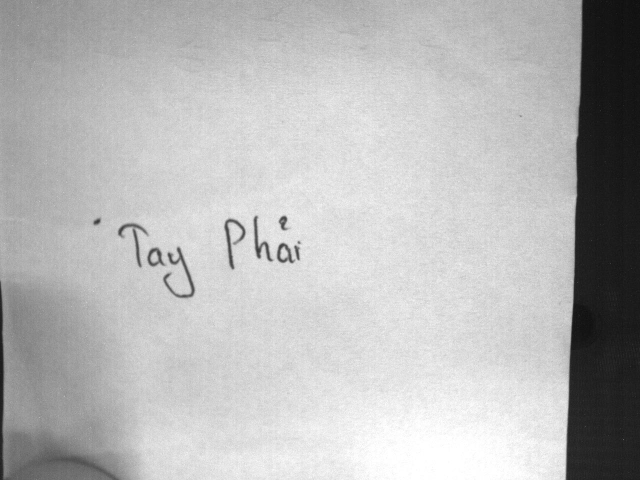
#> input picture data_7_12_light_6/Image00008.JPG, 1280 x 960 px, found by its file name (shown at 1/2 size)
$ jupyter execute --allow-errors predict_data_01_12.ipynb
#> lines starting #> are read from the running program, lines starting #| are printed output that depends on the picture; after the words box and inside, x2 and y2 are one past the last pixel; in counts of white or black regions, pixels touching at a corner belong together
[cell 1]
#nhập luôn giá trị char_list = 140
import os
import json

current_directory_path = 'e:/Yumi/img_pro/vietnamese-handwriting-recognition-ocr-main'
TRAIN_JSON = os.path.join(str(current_directory_path), "labels.json")

# open these label jsons files
#> (the rest of this cell did not finish here and is left out)

[cell 2]
import os
import json

[cell 3]
(min_height, max_height, min_width, max_width) = (94, 376, 955, 2694)

[cell 4]
TIME_STEPS = 240
max_label_len = TIME_STEPS

[cell 5]
from tensorflow.keras.layers import Dense, LSTM, Reshape, BatchNormalization, Input, Conv2D, MaxPool2D, Lambda, Bidirectional, Add, Activation
from tensorflow.keras.models import Model
from tensorflow.keras.activations import relu, sigmoid, softmax
import tensorflow.keras.backend as K
from tensorflow.keras.utils import to_categorical
from tensorflow.keras.callbacks import CSVLogger, TensorBoard, ModelCheckpoint, EarlyStopping, ReduceLROnPlateau

#> (a cell that did not finish here is left out)

#> (a cell that did not finish here is left out)

#> (a cell that did not finish here is left out)

[cell 9]
import cv2
import numpy as np

[cell 10]
#lists for validation dataset
valid_img =[]
resize_max_width=0

i=0
path = 'E:\\Yumi\\Do_an_2\\data_7_12_light_6\\Image00008.JPG'
#path =  'E:\\Yumi\\img_pro\\vietnamese-handwriting-recognition-ocr-main\\data_expand\\0001_abc_08.jpg'
#path = "E:\\Yumi\\data_30_11\\Image00007.JPG"
# print(f_name)
# read input image and convert into gray scale image
img = cv2.cvtColor(cv2.imread(path), cv2.COLOR_BGR2GRAY)
#> img: shape (960, 1280); min 0, max 255, mean 183.3
img = img[420:650,220:1000] #size anh 7_12
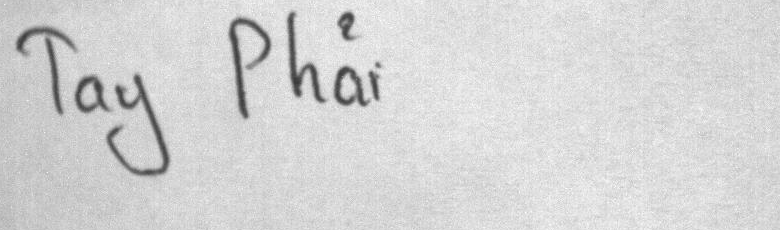
#> img: shape (230, 780); min 57, max 255, mean 212.4

height, width = img.shape
#> height = 230; width = 780
# in this dataset, we don't need to do any resize at all here.
img = cv2.resize(img,(int(118/height*width),118))
#> img: shape (118, 400)

height, width = img.shape
#> height = 118; width = 400
if img.shape[1] > resize_max_width:
    resize_max_width = img.shape[1]
#> resize_max_width = 400

img = np.pad(img, ((0,0),(0, 2167-width)), 'median')
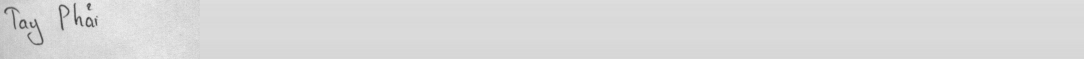
#> img: shape (118, 2167) (shown at 1/2 size); min 57, max 248, mean 216.3

# YOUR PART: Blur it
img = cv2.GaussianBlur(img, (5,5), 0)

# YOUR PART: Threshold the image using adapative threshold
img = cv2.adaptiveThreshold(img, 255, cv2.ADAPTIVE_THRESH_GAUSSIAN_C, cv2.THRESH_BINARY_INV, 11, 4)
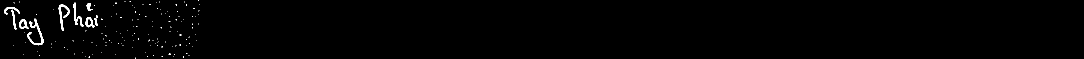
#> img: shape (118, 2167) (shown at 1/2 size); 0.87% white; 143 white regions (134 under 20 px), largest, box (x1, y1, x2, y2) and area: (54, 37, 87, 91) 444, (117, 9, 139, 61) 344, (147, 5, 168, 54) 278
#img = cv2.adaptiveThreshold(img, 255, cv2.ADAPTIVE_THRESH_GAUSSIAN_C, cv2.THRESH_BINARY_INV, 7, 4)

# add channel dimension
img = np.expand_dims(img , axis = 2)

# Normalize each image
img = img/255.

valid_img.append(img)
import matplotlib.pyplot as plt
plt.figure(figsize=(15,2))
plt.imshow(img[:,:,0], cmap="gray")
plt.show()

[cell 11]
valid_img = np.array(valid_img)

[cell 12]
import matplotlib.pyplot as plt
plt.figure(figsize=(15,2))
plt.imshow(img[:,:,0], cmap="gray")
plt.show()

[cell 13]
i = cv2.imread("E:\\Yumi\\data_30_11\\Image00016.JPG")
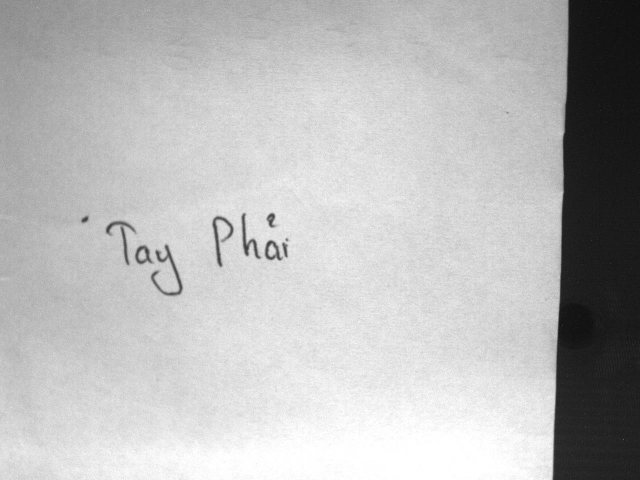
#> input picture data_7_12_light_6/Image00016.JPG, 1280 x 960 px, found by its file name (shown at 1/2 size)
#> i is the input picture: shape (960, 1280, 3); min 0, max 255, mean 185.8
 #img = cv2.cvtColor(cv2.imread(path), cv2.COLOR_BGR2GRAY)
plt.imshow(i[700:930,99:1200])
plt.show()
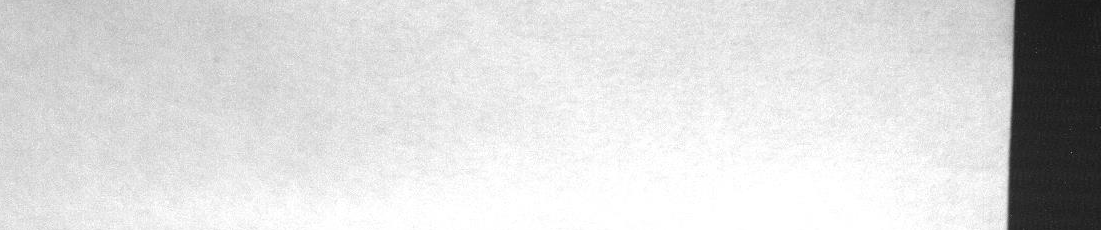
#> shown: shape (230, 1101, 3); min 6, max 255, mean 216.1
